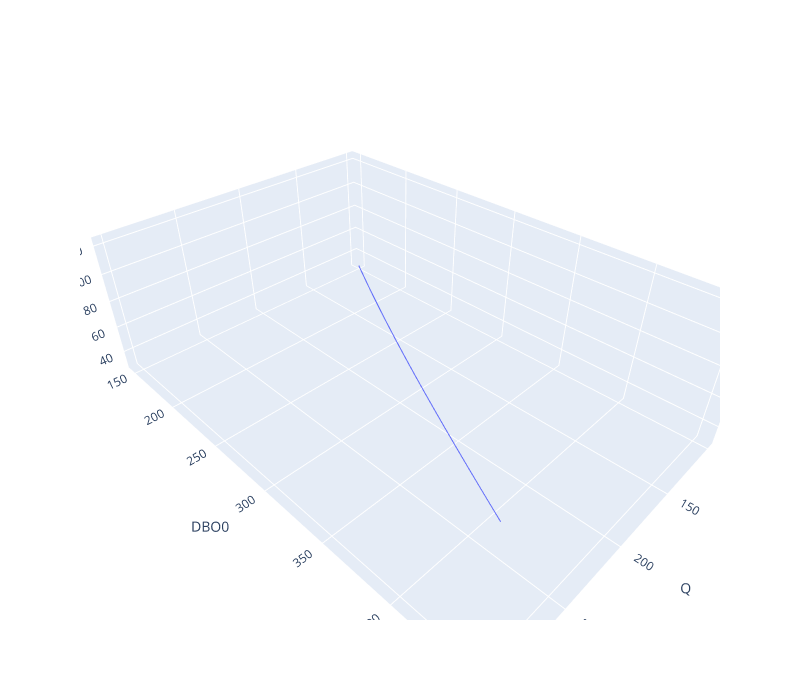

This figure's notebook cell:
### Code cell
fig = px.line_3d(df, x= 'Q', y= 'DBO0', z= 'VOL', 
                 #color = 'DBOf' 
                )
fig.update_layout(
    width=800,
    height=700,
    autosize=False)
fig.show()

### Figure 1 — Plotly figure (JSON) as saved in the notebook; plotly's stock layout.template omitted (floating-point values rounded to 4 significant figures)
{"data": [{"hovertemplate": "Q=%{x}<br>DBO0=%{y}<br>VOL=%{z}<extra></extra>", "legendgroup": "", "line": {"color": "#636efa", "dash": "solid"}, "mode": "lines", "name": "", "scene": "scene", "showlegend": false, "type": "scatter3d", "x": [100, 110.5, 121.1, 131.6, 142.1, 152.6, 163.2, 173.7, 184.2, 194.7, 205.3, 215.8, 226.3, 236.8, 247.4, 257.9, 268.4, 278.9, 289.5, 300], "y": [150, 165.8, 181.6, 197.4, 213.2, 228.9, 244.7, 260.5, 276.3, 292.1, 307.9, 323.7, 339.5, 355.3, 371.1, 386.8, 402.6, 418.4, 434.2, 450], "z": [29.25, 33.01, 36.9, 40.92, 45.07, 49.34, 53.75, 58.29, 62.96, 67.75, 72.68, 77.74, 82.92, 88.24, 93.68, 99.26, 105.0, 110.8, 116.8, 122.8]}], "layout": {"autosize": false, "height": 700, "legend": {"tracegroupgap": 0}, "margin": {"t": 60}, "scene": {"domain": {"x": [0, 1], "y": [0, 1]}, "xaxis": {"title": {"text": "Q"}}, "yaxis": {"title": {"text": "DBO0"}}, "zaxis": {"title": {"text": "VOL"}}}, "width": 800}}
